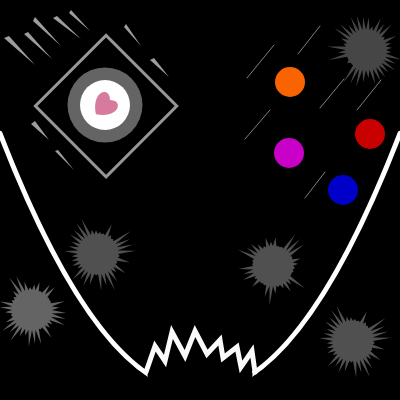
Frame 1 (no input)
Frame 60 (no input): identical to frame 1, image omitted
Frame 120 (the mouse pressed at the canvas centre since frame 60): identical to frame 1, image omitted

The p5.js sketch that drew this single still picture (run headless with seeded random() and noise() and a simulated clock; from frame 60 on, the mouse is pressed at the canvas centre):

// p5.js sketch
// ── sketch.js
let pointNumber = 5;

// create one of these per spiky guy
let randomRadiuses = [];
let randomRadiuses2 = [];
let randomRadiuses3 = [];
let randomRadiuses4 = [];
let randomRadiuses5 = [];
let randomRadiuses6 = [];

function setup() {
  createCanvas(400, 400);
  // creating arrays of random points for drawing the spiky guys
  for (let i = 0; i < (360/pointNumber) * 8; i++){
    // mess with these numbers to create different effects
    x = random(20) + 20;
    if (randomRadiuses.length < 360/pointNumber){
      randomRadiuses.push(x);
    }else{
      if (randomRadiuses2.length < 360/pointNumber){
        randomRadiuses2.push(x);
      }else{
        if (randomRadiuses3.length < 360/pointNumber){
          randomRadiuses3.push(x);
        }else{
          if (randomRadiuses4.length < 360/pointNumber){
            randomRadiuses4.push(x);
          }else{
            if (randomRadiuses5.length < 360/pointNumber){
              randomRadiuses5.push(x);
            }else{
              if (randomRadiuses6.length < 360/pointNumber){
                randomRadiuses6.push(x);
              }
            }
          }
        }
      }
    }
  }
}

function draw() {
  background(0);

  // Spiky guys floating in the background
  spikyGuy(32, 310, randomRadiuses, 100);
  spikyGuy(353, 341, randomRadiuses2, 80);
  spikyGuy(366, 50, randomRadiuses3, 70);
  spikyGuy(98, 254, randomRadiuses2, 80);
  spikyGuy(273, 266, randomRadiuses5, 80);



  // U bend
  strokeWeight(5);
  stroke(255);
  noFill();
  beginShape();
  vertex(0, height/3)
  quadraticVertex(width/2, 650, width, height/3);
  endShape();

  // obscuring black circle at base of u bend
  fill(0);
  noStroke();
  ellipse(200, 375, 105, 50);

  // outline of companion cube
  strokeWeight(3);
  push();
  rotate(radians(45));
  stroke(150);
  rect(100, -50, 100, 100);
  pop();

  //speed lines for companion cube
  noStroke();
  fill(200, 200);
  //behind
  triangle(4, 38, 9, 36, 35, 65);
  triangle(28, 32, 24, 34, 52, 59);
  triangle(53, 18, 57, 16, 81, 39);
  triangle(33, 21, 35, 17, 61, 46);
  triangle(69, 13, 71, 10, 90, 31);
  //topside
  triangle(124, 27, 126, 24, 141, 46);
  triangle(150, 60, 154, 58, 169, 77);
  //underside
  triangle(31, 124, 35, 121, 49, 140);
  triangle(58, 150, 55, 151, 74, 170);

  //spikes
  strokeWeight(5);
  stroke(250);
  beginShape();
  noFill();
  vertex(146, 372);
  vertex(155, 346);
  vertex(165, 361);
  vertex(172, 332);
  vertex(185, 356);
  vertex(195, 331);
  vertex(207, 354);
  vertex(220, 340);
  vertex(223, 358);
  vertex(237, 347);
  vertex(241, 367);
  vertex(252, 351);
  vertex(255, 372);
  endShape();


  
  //companion cube
  push();
  translate(110, 100);
  fill(100);
  noStroke();
  ellipse(-5, 5, 75);
  fill(255);
  ellipse(-5, 5, 50);
  rotate(radians(45));
  fill(214, 122, 158);
  beginShape();
  let x = 0;
  let y = 0;
  let size = 20;
  vertex(x, y);
  bezierVertex(x - size / 2, y - size / 2, x - size, y + size / 3, x, y + size);
  bezierVertex(x + size, y + size / 3, x + size / 2, y - size / 2, x, y);
  endShape(CLOSE);
  pop();


  // coloured falling balls
  fill(250, 100, 0);
  noStroke();
  ellipse(290, 82, 30, 30);
  fill(200, 0, 0);
  ellipse(370, 134, 30, 30);
  fill(200, 0, 200);
  ellipse(289, 153, 30, 30);
  fill(0, 0, 200);
  ellipse(343, 190, 30, 30);

  // speedlines for balls
  stroke(255);
  strokeWeight(.5);
  line(298, 54, 320, 26);
  line(320, 108, 344, 79);
  line(247, 78, 274, 45);
  line(245, 139, 270, 110);
  line(325, 172, 305, 198);
  line(357, 110, 381, 80);

  // for debugging
  print("Mouse X: " + mouseX);
  print("Mouse Y: " + mouseY);

}

  // function to draw the cool virus looking things
  function spikyGuy(xLoc, yLoc, array, fillCol){
    push()
    translate(xLoc, yLoc);
    let initialRadius = 20;
    let radius = initialRadius;
    noStroke();
    fill(fillCol);
    beginShape();
    for(let i = 0; i < (360/pointNumber); i++) {
      const x = cos(radians(i * pointNumber)) * radius;
      const y = sin(radians(i * pointNumber)) * radius;
      vertex(x, y);
  
    //Change the radius for the next vertex
      if(radius == initialRadius) {
        radius = array[i];
       }else{
        radius = initialRadius
       }
      }
    endShape(); 
    pop(); 
  }

  // I might want to do something a little more interesting to the spikes, but otherwise I'm done


// ── style.css
html, body {
  margin: 0;
  padding: 0;
  color:white;
  background-color:black;
}

canvas {
  display:block
}
